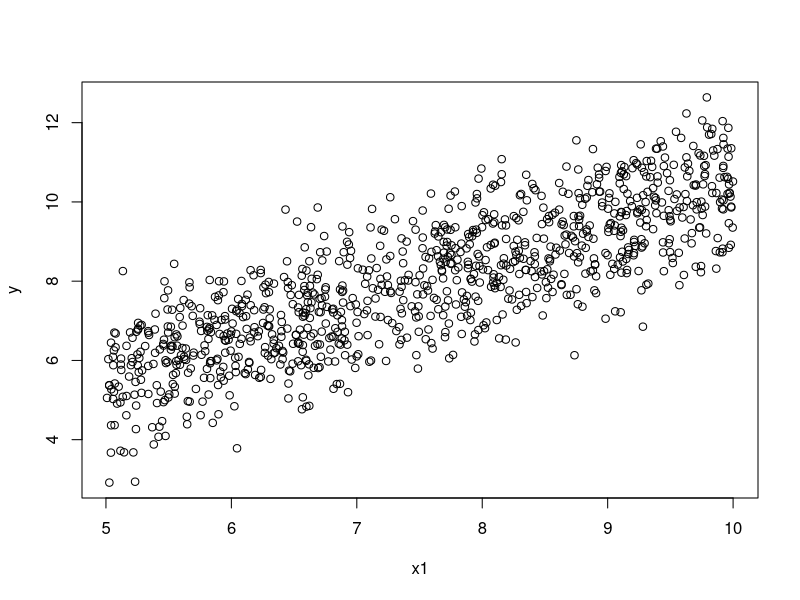
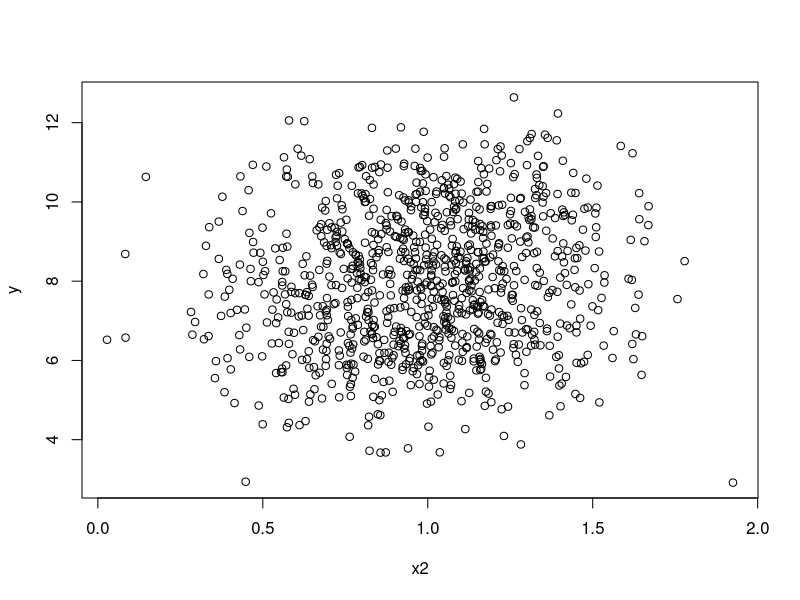
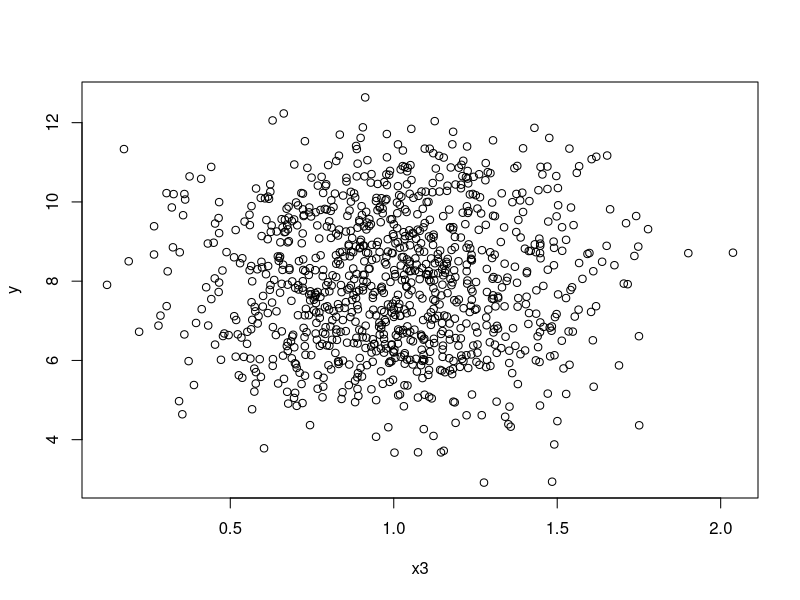
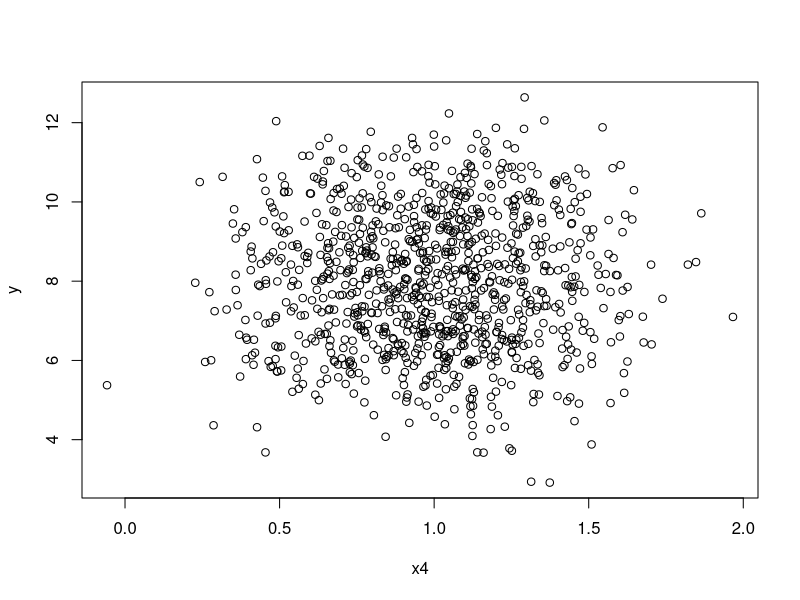

Recreate these plots in R, in order.
# simulating datasets and then comparing among possible models
set.seed(3)
x1 <- runif(n = 1000, min = 5, max = 10) # main explanatory variable
x2 <- rnorm(n = 1000, mean = 1, sd = 0.3) # secondary explantory variable
x3 <- rnorm(n = 1000, mean = 1, sd = 0.3) # noise
x4 <- rnorm(n = 1000, mean = 1, sd = 0.3) # noise

# simulating the response
y <- rnorm(mean = x1, sd = 1, n = 1000)
y <- y + rnorm(mean = .5*x2, sd=.1, n=1000)

plot(y ~ x1)
plot(y ~ x2)
plot(y ~ x3)
plot(y ~ x4)

fit4 <- lm(y ~ x1 + x2 + x3 + x4)
fit3a <- lm(y ~ x1 + x2 + x4)
fit3b <- lm(y ~ x1 + x2 + x3)
fit2a <- lm(y ~ x1 + x2)
fit2b <- lm(y ~ x3 + x4)
fit1a <- lm(y ~ x1)
fit1b <- lm(y ~ x2)


AIC(fit2b)
AIC(fit4)
AIC(fit3a)
AIC(fit3b)
AIC(fit1a)
AIC(fit1b)
AIC(fit2a)

result <- step(fit4)




